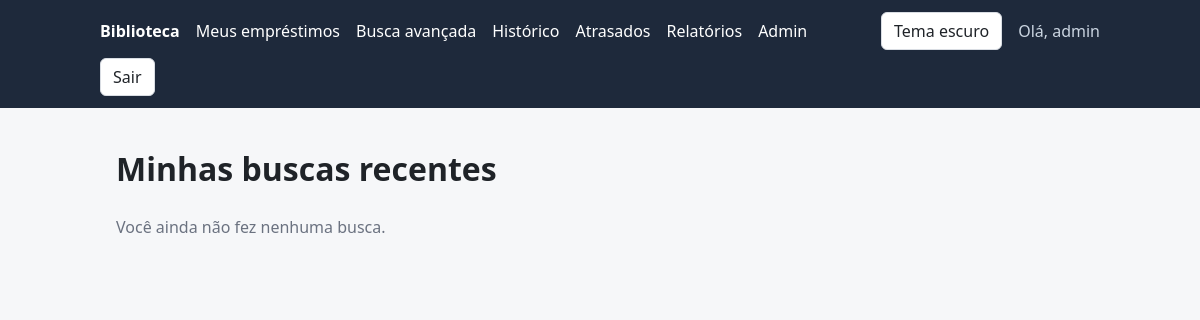
/historico/ (signed in), run on an earlier commit of the app's database.
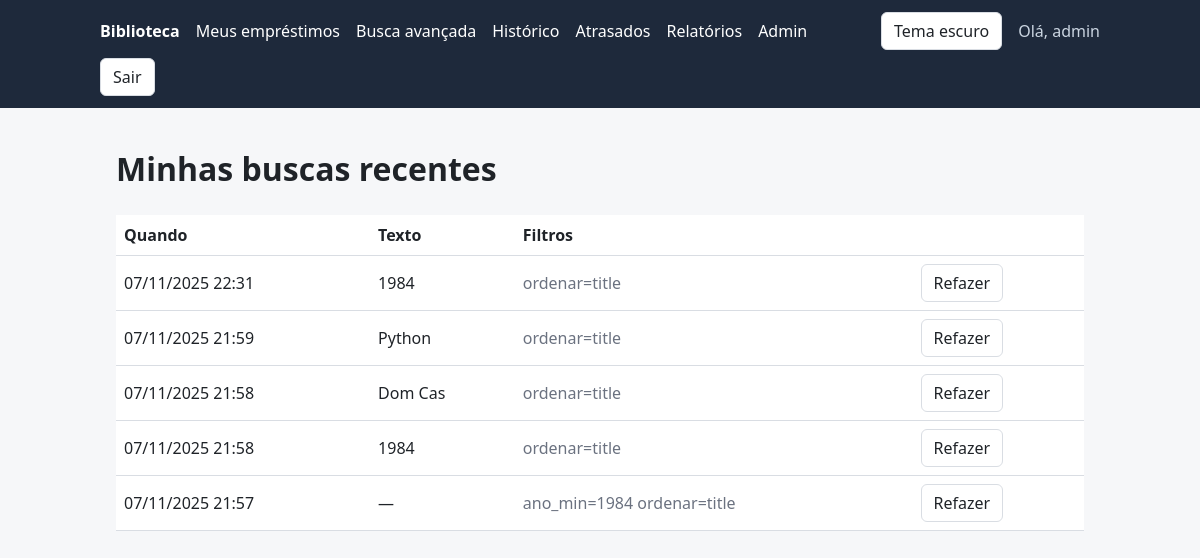
And on a later commit of the database.
### catalog/models.py (models this page shows, shortened)
class SearchQuery(models.Model):
    user = models.ForeignKey(
        settings.AUTH_USER_MODEL,
        on_delete=models.CASCADE,
        related_name="searches",  # permite fazer user.searches.all()
        verbose_name="Usuário",
    )
    q = models.CharField("Texto buscado", max_length=255, blank=True)
    params = models.JSONField("Filtros usados", default=dict, blank=True)
    created_at = models.DateTimeField("Feita em", auto_now_add=True)
    class Meta:
        ordering = ["-created_at"]  # buscas mais recentes primeiro
        verbose_name = "Busca"
        verbose_name_plural = "Buscas"
    def as_querystring(self):
        return urlencode(self.params)

### catalog/views.py (the view)
# urls.py: path("historico/", views.search_history, name="search_history"),
@login_required
def search_history(request):
    searches = request.user.searches.all()[:50]
    return render(request, "catalog/search_history.html", {"searches": searches})

### templates/catalog/search_history.html (shortened to what this page needs)
{% extends "base.html" %}
{% block content %}
  <h1>Minhas buscas recentes</h1>
  {% if searches %}
    <div class="table-wrap">
      <table>
        <thead>
          <tr>
            <th>Quando</th>
            <th>Texto</th>
            <th>Filtros</th>
            <th></th>
          </tr>
        </thead>
        <tbody>
          {% for search in searches %}
            <tr>
              <td>{{ search.created_at|date:"d/m/Y H:i" }}</td>
              <td>{{ search.q|default:"—" }}</td>
              <td class="muted">
                {% for key, value in search.params.items %}
                  {% if value and key != "q" %}{{ key }}={{ value }} {% endif %}
                {% endfor %}
              </td>
              <td><a class="btn" href="{% url 'catalog:book_list' %}?{{ search.as_querystring }}">Refazer</a></td>
            </tr>
          {% endfor %}
        </tbody>
      </table>
    </div>
  {% else %}
    <p class="muted">Você ainda não fez nenhuma busca.</p>
  {% endif %}
{% endblock %}

### templates/base.html (shortened to what this page needs)
{% load static %}
<!DOCTYPE html>
<html lang="pt-br">
<head>
  <link rel="stylesheet" href="{% static 'css/style.css' %}">
</head>
<body>
  <header>
    <nav>
      <a href="{% url 'catalog:book_list' %}"><strong>Biblioteca</strong></a>
      {% if user.is_authenticated %}
        <a href="{% url 'catalog:my_loans' %}">Meus empréstimos</a>
        <a href="{% url 'catalog:advanced_search' %}">Busca avançada</a>
        <a href="{% url 'catalog:search_history' %}">Histórico</a>
        {% if user.is_staff %}
          <a href="{% url 'catalog:overdue_loans' %}">Atrasados</a>
          <a href="{% url 'catalog:reports_index' %}">Relatórios</a>
          <a href="{% url 'admin:index' %}">Admin</a>
        {% endif %}
      {% endif %}
      <button id="theme-toggle" class="btn" type="button">Tema escuro</button>
      {% if user.is_authenticated %}
        <span class="user">Olá, {{ user.username }}</span>
        <form class="inline" method="post" action="{% url 'logout' %}">
          <button class="btn" type="submit">Sair</button>
        </form>
      {% else %}
        <a href="{% url 'login' %}">Entrar</a>
      {% endif %}
    </nav>
  </header>
  <main>
    {% block content %}{% endblock %}
  </main>
</body>
</html>

### static/css/style.css (style rules this page uses)
:root { --bg: #f6f7f9; --card: #ffffff; --text: #1f2328; --muted: #6b7280; --border: #d9dde3; --primary: #2f5bd3; --header: #1e293b; --danger: #b42318; --success: #067647; --warning: #b54708; }
* { box-sizing: border-box; }
body { margin: 0; font-family: system-ui, Arial, sans-serif; background: var(--bg); color: var(--text); line-height: 1.5; }
a { color: var(--primary); }
header { background: var(--header); padding: 12px 16px; }
nav { max-width: 1000px; margin: 0 auto; display: flex; flex-wrap: wrap; gap: 8px 16px; align-items: center; }
nav a { color: #fff; text-decoration: none; }
nav .user { color: #cbd5e1; }
main { max-width: 1000px; margin: 0 auto; padding: 16px; }
.muted { color: var(--muted); }
.btn { display: inline-block; padding: 6px 12px; border: 1px solid var(--border); border-radius: 6px; background: var(--card); color: var(--text); cursor: pointer; font: inherit; text-decoration: none; }
form.inline { display: inline; }
table { width: 100%; border-collapse: collapse; background: var(--card); }
th, td { padding: 8px; border-bottom: 1px solid var(--border); text-align: left; vertical-align: middle; }
.table-wrap { overflow-x: auto; }

What changed in the data, as far as the page shows it:
added SearchQuery: created_at "07/11/2025 22:31", q "1984", params "ordenar", params "title"
added SearchQuery: created_at "07/11/2025 21:59", q "Python", params "ordenar", params "title"
added SearchQuery: created_at "07/11/2025 21:58", q "Dom Cas", params "ordenar", params "title"
added SearchQuery: created_at "07/11/2025 21:58", q "1984", params "ordenar", params "title"
added SearchQuery: created_at "07/11/2025 21:57", q "—", params "ano_min" "ordenar", params "1984" "title"
Also different on the page:
text no longer shown: "Você ainda não fez nenhuma busca."
text now shown: "Quando Texto Filtros"
